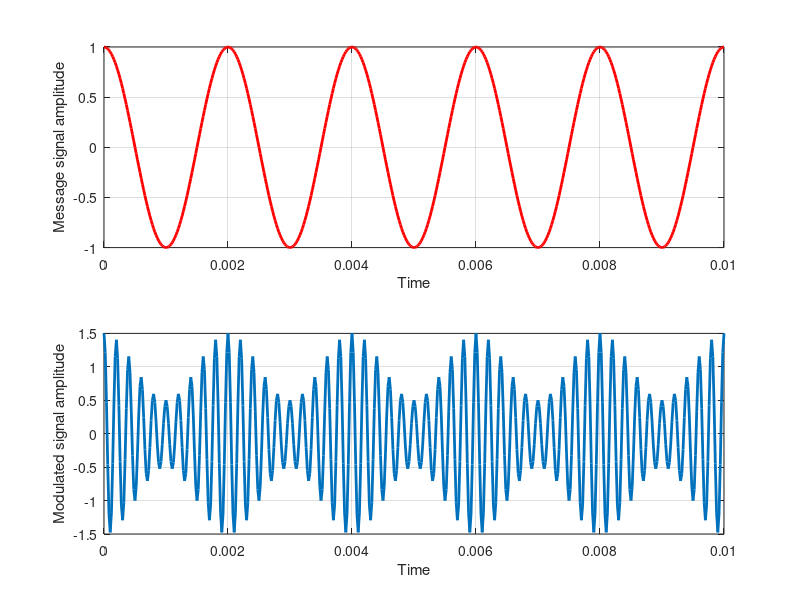
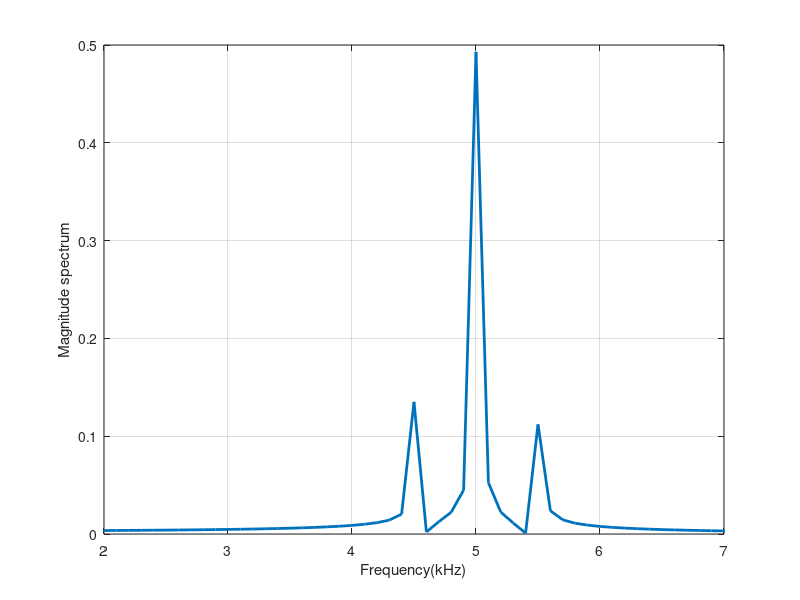
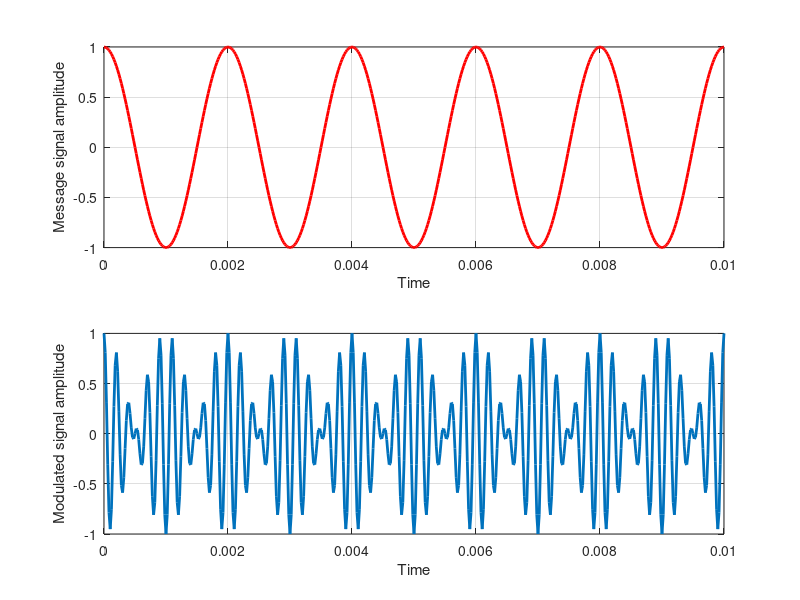
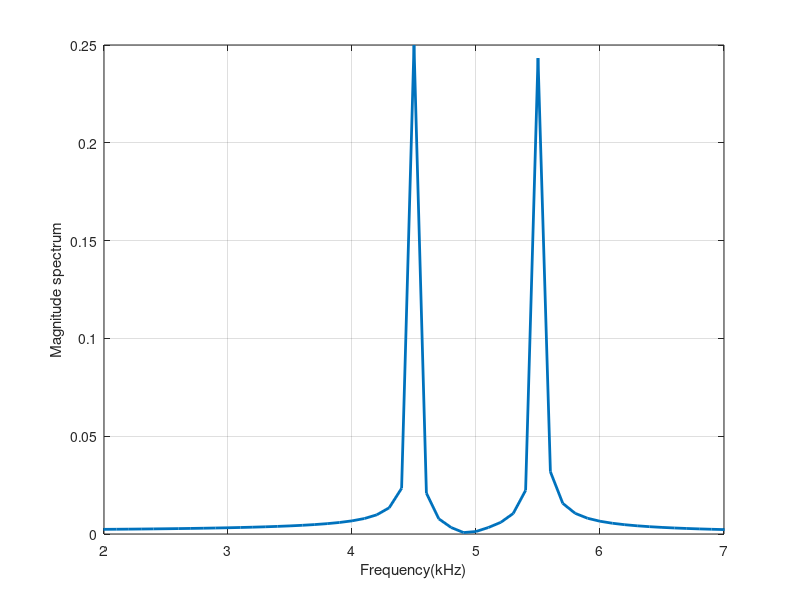

Reproduce these figures in MATLAB, in order.
% Standard AM and DSB SC Modulated Signals and Spectra

%1. AM
fm=500;    %Messge freq
Fc=5000;   %Carrier freq
Ac=1;      %Amplitude od carrier
Mod_ind=0.5; % u=ka*Am is this item % change this for under,over and perfect modulation
T=1/fm;
Fs=10*max(fm,Fc);  %or just 10*Fc
t=0:1/Fs:5*T;
N=length(t); 
sigx=cos(2*pi*fm*t);     %message signal
ct=Ac*cos(2*pi*Fc*t);    %carrier signal
sigxm=(1+Mod_ind*sigx).*ct; %standard AM 

figure
subplot(2,1,1);
plot(t,sigx,'r','Linewidth',2);
xlabel('Time');
ylabel('Message signal amplitude');
grid on

subplot(2,1,2);
plot(t,sigxm,'Linewidth',2);
xlabel('Time');
ylabel('Modulated signal amplitude');
grid on

%to plot spectrum

SigX=(1/N)*fftshift(fft(sigxm));
fr=linspace(-Fs/2,Fs/2,N);
figure
plot(fr/1000,abs(SigX),'Linewidth',2);
xlabel('Frequency(kHz)');
ylabel('Magnitude spectrum');
grid on
xlim([2,7]) %use this for a close view


%2. For DSB SC  (change only in line 53)

fm=500;    %Messge freq
Fc=5000;   %Carrier freq
Ac=1;      %Amplitude od carrier
Mod_ind=0.5; % u=ka*Am is this item % change this for under,over and perfect modulation
T=1/fm;
Fs=10*max(fm,Fc);  %or just 10*Fc
t=0:1/Fs:5*T;
N=length(t); 
sigx=cos(2*pi*fm*t);     %message signal
ct=Ac*cos(2*pi*Fc*t);    %carrier signal
sigxm=sigx.*ct; %standard DSB SC  

figure
subplot(2,1,1);
plot(t,sigx,'r','Linewidth',2);
xlabel('Time');
ylabel('Message signal amplitude');
grid on

subplot(2,1,2);
plot(t,sigxm,'Linewidth',2);
xlabel('Time');
ylabel('Modulated signal amplitude');
grid on

%to plot spectrum

SigX=(1/N)*fftshift(fft(sigxm));
fr=linspace(-Fs/2,Fs/2,N);
figure
plot(fr/1000,abs(SigX),'Linewidth',2);
xlabel('Frequency(kHz)');
ylabel('Magnitude spectrum');
grid on
xlim([2,7]) %use this for a close view


